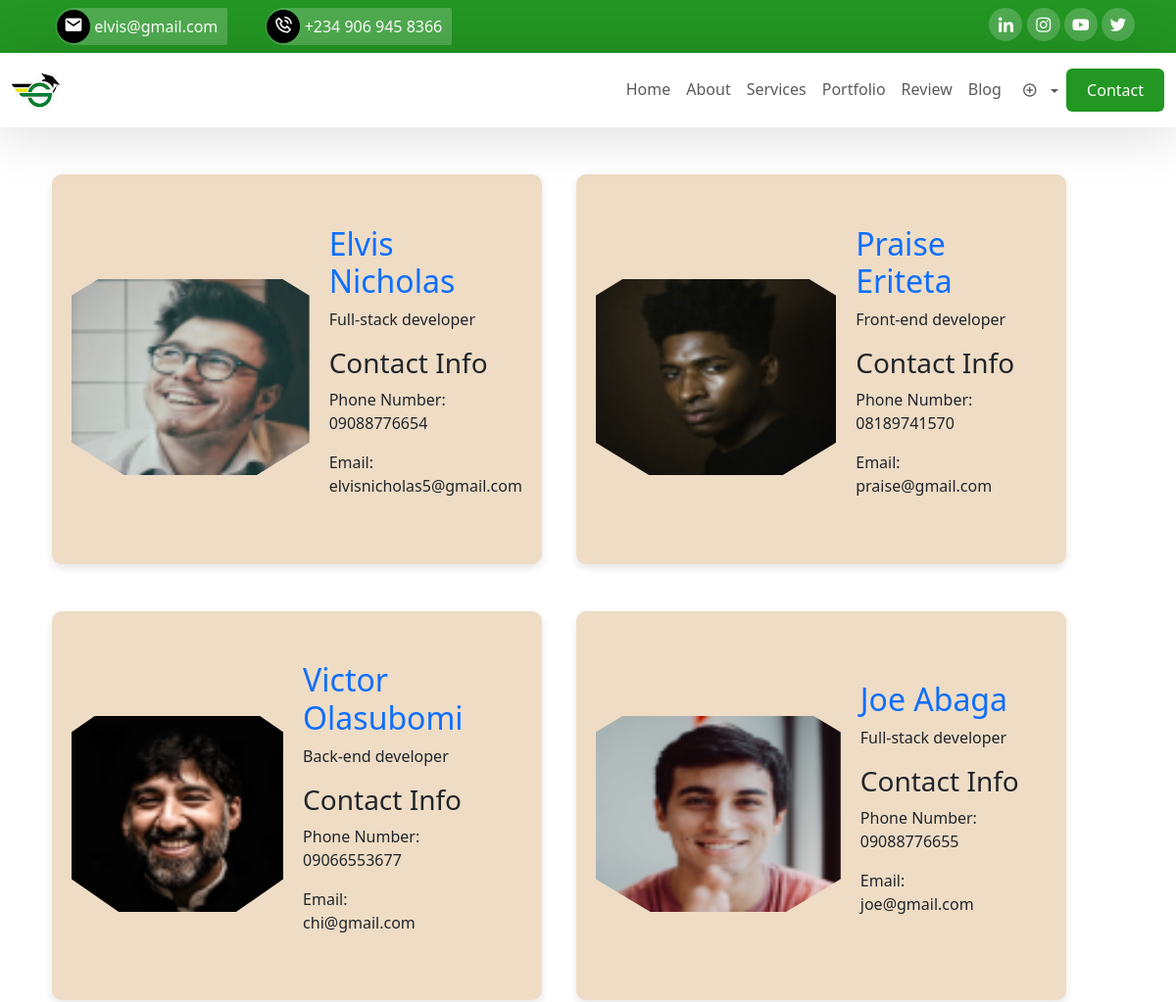
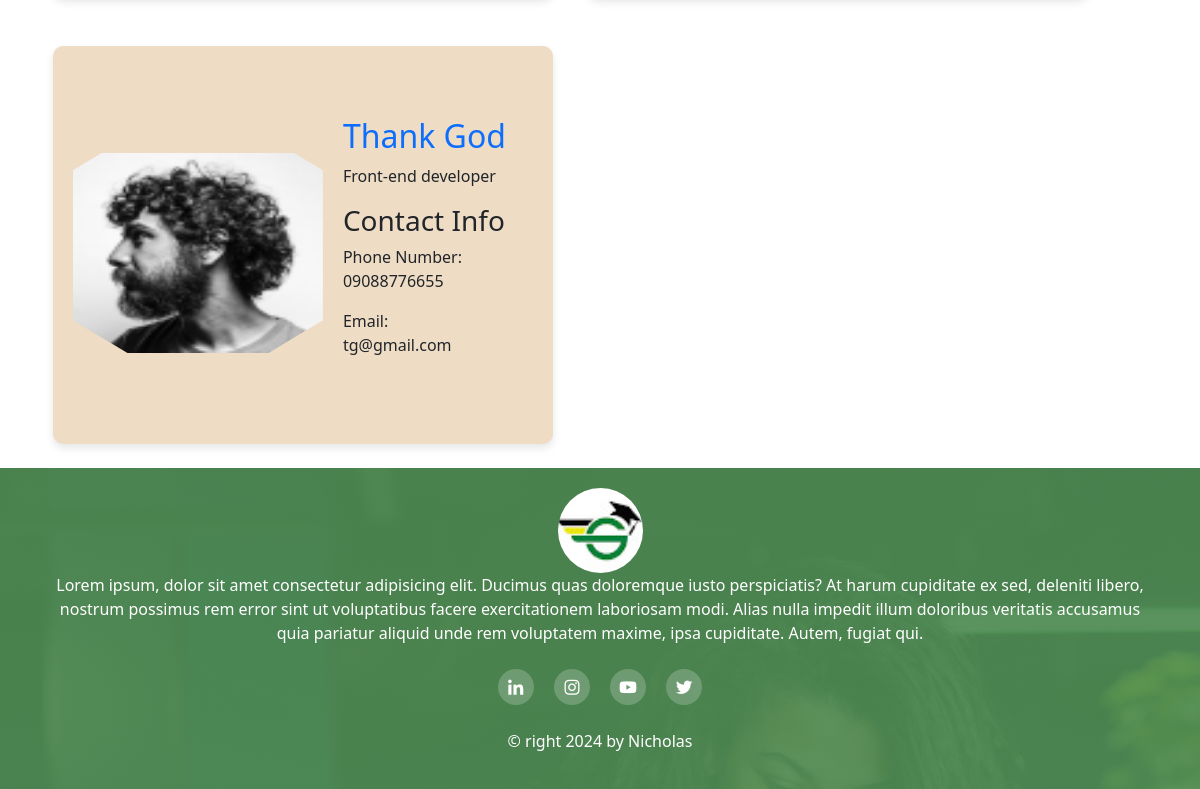
The page /portfolio/ on the database its author committed (2 pictures, top to bottom).
### app/models.py (models this page shows, shortened)
class Employ(models.Model):
    DEPARTMENT_CHOICES = [
        ('Full-stack developer', 'Full-stack developer'),
        ('Front-end developer', 'Front-end developer'),
        ('Back-end developer', 'Back-end developer'),
    ]
    name = models.CharField(max_length=100)
    email = models.EmailField(unique=True)
    phone_number = models.CharField(max_length=15)
    department = models.CharField(max_length=50, choices=DEPARTMENT_CHOICES, default='Full-stack developer')
    image = models.ImageField(upload_to='employee_images/', null=True, blank=True)

### app/views.py (the view)
# urls.py: path('portfolio/',views.portfolio, name='portfolio'),
def portfolio(request):
    posts = Employ.objects.all()
    return render (request, 'app/portfolio.html',{'posts': posts})

### app/templates/app/portfolio.html (shortened to what this page needs)
{% extends 'app/base.html' %}
{% load static %}
{% block content %}
</head>
<body>
<div class="container mt-5 mb-4">
    <div class="row g-5">
        {% for post in posts %}
        <div class="profile-card col-lg-6" style="margin-left: 3%;">
            <div class="hexagon">
                {% if post.image %}
                      <img src="{{ post.image.url }}" class="card-img-top mt-3" height="200px" width="50%%" alt="{{ post.name }}">
                {% endif %}
            </div>
            <div class="profile-info">
                <h2 class="text-primary">{{ post.name }}</h2>
                <p class="font-weight-bold">{{ post.department }}</p>
                <h3>Contact Info</h3>
                <p>Phone Number: <br> {{ post.phone_number }}</p>
                <p>Email: <br> {{ post.email }}</p>
            </div>
        </div>
        {% endfor %}
    </div>
</div>
{% endblock content %}

### app/templates/app/base.html (shortened to what this page needs)
{% load static %}
<!doctype html>
<html lang="en">
  <head>
    <link rel="stylesheet" href="{% static 'css/bootstrap.min.css' %}">
    <link rel="stylesheet" href="{% static 'css/boxicons.min.css' %}">
    <link rel="stylesheet" href="{% static 'css/owl.carousel.min.css' %}">
    <link rel="stylesheet" href="{% static 'css/owl.theme.default.min.css' %}">
    <link rel="stylesheet" href="{% static 'css/main.css' %}">
    <link rel="stylesheet" href="https://cdnjs.cloudflare.com/ajax/libs/boxicons/2.1.4/css/boxicons.min.css" />
  </head>
  <body>
   <nav class="top-nav">
    <div class="container">
      <div class="row justify-content-between">
        <div class="col-auto">
          <p class="contact">
            <i class='bx bxs-envelope'></i>
            <span>
              elvis@gmail.com
            </span>
          </p>
          <p class="contact">
            <i class='bx bx-phone-call'></i>
            <span>
              +234 906 945 8366
            </span>
          </p>
        </div>
        <div class="col-auto">
          <div class="social-links">
            <a href=""><i class='bx bxl-linkedin'></i></a>
            <a href=""><i class='bx bxl-instagram'></i></a>
            <a href=""><i class='bx bxl-youtube'></i></a>
            <a href=""><i class='bx bxl-twitter' ></i></a>
          </div>
        </div>
      </div>
    </div>
  </nav>
  <nav class="navbar navbar-expand-lg navbar-light bg-white sticky-top">
    <div class="container-fluid">
      <a class="navbar-brand" href="#"> <img src="{% static 'images/logo.jpg' %}" alt="Logo"></a>
      <div class="collapse navbar-collapse" id="navbarNav">
        <ul class="navbar-nav ms-auto">
          <li class="nav-item">
            <a class="nav-link" href="{% url 'home' %}">Home</a>
          </li>
          <li class="nav-item">
            <a class="nav-link" href="{% url 'about' %}">About</a>
          </li>
          <li class="nav-item">
            <a class="nav-link" href="{% url 'services' %}">Services</a>
          </li>
          <li class="nav-item">
            <a class="nav-link" href="{% url 'portfolio' %}">Portfolio</a>
          </li>
          <li class="nav-item">
            <a class="nav-link" href="{% url 'review' %}">Review</a>
          </li>
          <li class="nav-item">
            <a class="nav-link" href="{% url 'blog' %}">Blog</a>
          </li>
          <li class="nav-item dropdown">
            <a class="nav-link dropdown-toggle" href="#" id="addDropdown" role="button" data-bs-toggle="dropdown" aria-expanded="false">
              <i class='bx bx-plus-circle'></i>
            </a>
          </li>
        </ul>
        <a href=""  class="btn btn-brand"  data-bs-toggle="modal" data-bs-target="#exampleModal">Contact</a>
      </div>
    </div>
  </nav>
    {% block content %}
{% endblock content %}
 <footer>
    <div class="footer-top">
      <div class="container">
        <div class="row">
          <div>
            <center>
            <a class="navbar-brand" href="#"><img src="{% static 'Images/logo.jpg' %}" alt=""></a>
            <p>Lorem ipsum, dolor sit amet consectetur adipisicing elit. Ducimus quas doloremque iusto perspiciatis? At harum cupiditate ex sed, deleniti libero, nostrum possimus rem error sint ut voluptatibus facere exercitationem laboriosam modi. Alias nulla impedit illum doloribus veritatis accusamus quia pariatur aliquid unde rem voluptatem maxime, ipsa cupiditate. Autem, fugiat qui.</p>
            <div class="social-links">
              <a href=""><i class='bx bxl-linkedin'></i></a>
              <a href=""><i class='bx bxl-instagram'></i></a>
              <a href=""><i class='bx bxl-youtube'></i></a>
              <a href=""><i class='bx bxl-twitter' ></i></a>
            </div>
            <div class="mt-3">
              <p>&copy; right <span id="year"></span> by Nicholas</p>
            </div>
          </center>
          </div>
        </div>
      </div>
    </div>
 </footer>
  </body>
  </html>

### static/css/main.css (style rules this page uses)
:root { --brand:#239623; --brand-black:#000000; --brand-white:#ffffff; --shadow: 0px 4px 60px rgba(0, 0, 0, 0.15); }
.top-nav { background-color: var(--brand); padding: 8px 0; }
.contact { color: var(--brand-white); }
.top-nav i, .top-nav span { vertical-align: middle; }
.contact i { width: 34px; height: 34px; display: inline-flex; align-content: center; justify-content: center; font-size: 20px; background-color: var(--brand-black); color: var(--brand-white); border-radius: 50%; }
i { padding: 5px; }
.top-nav .contact { display: inline-block; background-color: rgba(255, 255, 255, 0.2); margin: 0px 20px 0px 15px; padding: 2px 10px 2px 1px ; border-radius: 50px 5px 5px 50px; cursor: pointer; }
.social-links a { width: 34px; height: 34px; display: inline-flex; background-color: rgba(255, 255, 255, 0.2); align-items: center; justify-content: center; color: var(--brand-white); font-size: 20px; border-radius: 50%; text-decoration: none; }
.btn { padding: 9px 20px; color: var(--brand-white); }
.btn-brand { background-color: var(--brand); color: var(--brand-white); }
.navbar { box-shadow: var(--shadow); }
footer { padding: 20px; color: var(--brand-white); background: linear-gradient(rgba(80, 141, 85, 0.918),rgba(80, 141, 85, 0.918)), url(../Images/cover2.jpg); }
footer img { width: 85px !important; border-radius: 100px; margin: auto; }
footer .social-links a { margin: 8px; padding: 18px; font-size:20px; }

### app/templates/app/portfolio.html (style rules this page uses)
.hexagon { position: relative; width: 250px; height: 300px; margin: 28.87px 0; display: flex; align-items: center; justify-content: center; color: white; font-weight: bold; overflow: hidden; clip-path: polygon(50% 0%, 100% 25%, 100% 75%, 50% 100%, 0% 75%, 0% 25%); }
.profile-card { background-color: #EEDCC5; border-radius: 10px; padding: 20px; display: flex; align-items: center; max-width: 500px; box-shadow: 0 4px 8px rgba(0, 0, 0, 0.1); }
.profile-info { margin-left: 20px; }

### rows shown on the page
Employ: image (picture), name "Elvis Nicholas", department "Full-stack developer", phone_number "09088776654", email "elvisnicholas5@gmail.com"
Employ: image (picture), name "Praise Eriteta", department "Front-end developer", phone_number "08189741570", email "praise@gmail.com"
Employ: image (picture), name "Victor Olasubomi", department "Back-end developer", phone_number "09066553677", email "chi@gmail.com"
Employ: image (picture), name "Joe Abaga", department "Full-stack developer", phone_number "09088776655", email "joe@gmail.com"
Employ: image (picture), name "Thank God", department "Front-end developer", phone_number "09088776655", email "tg@gmail.com"
